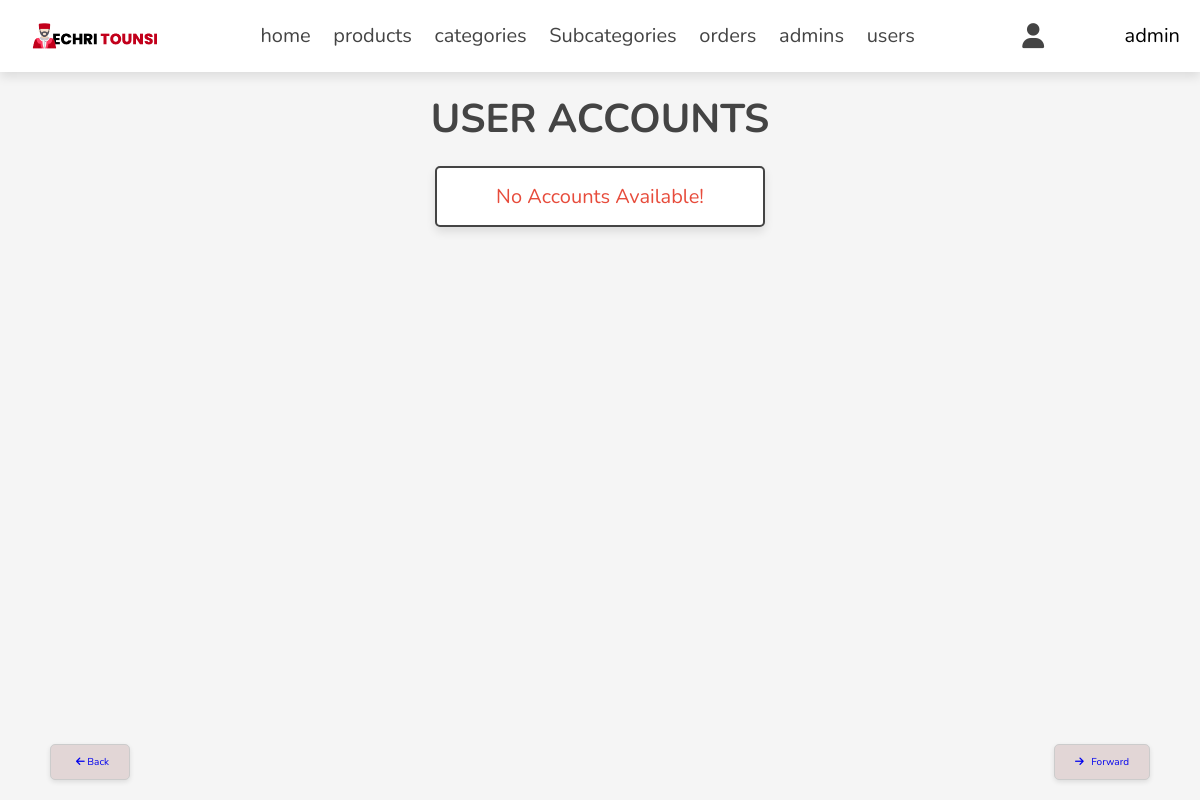
Page /admin/users_accounts.php (signed in) on the earlier database version.
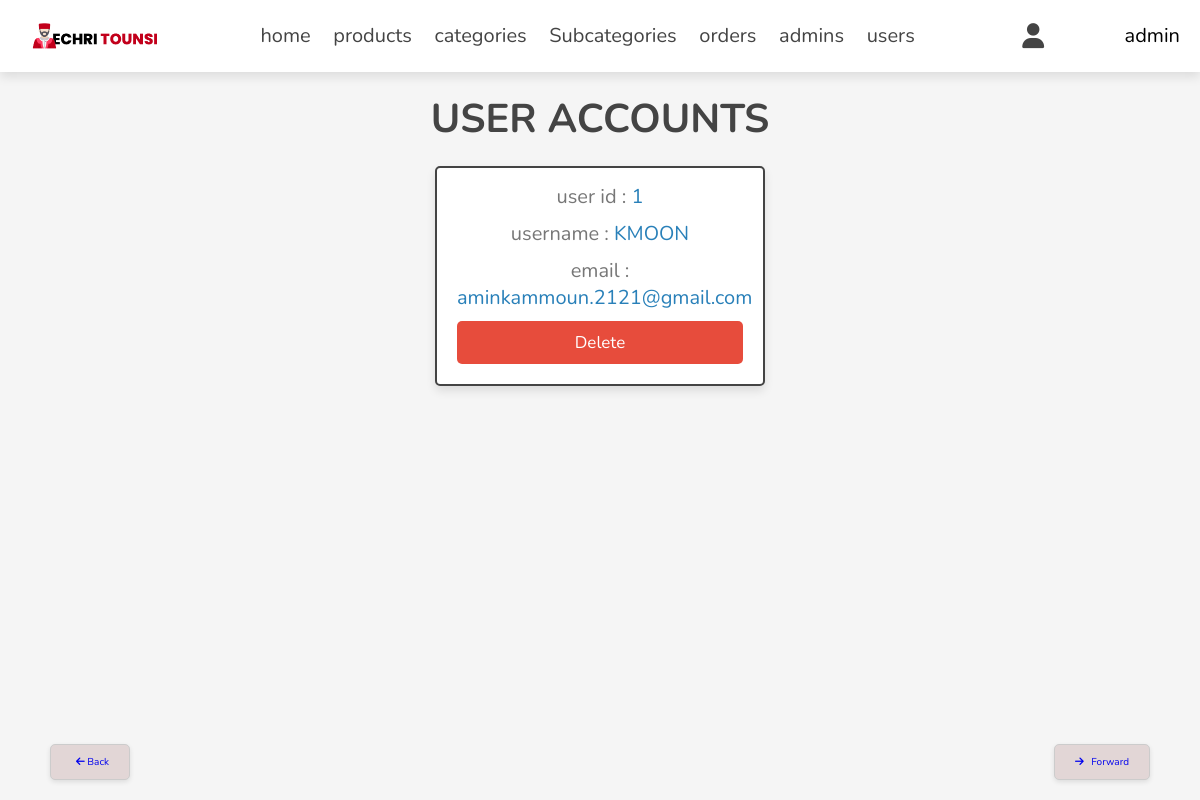
Same page on the later database version.
### tables this page shows
CREATE TABLE `users` (
  `id` int(100) NOT NULL,
  `name` varchar(20) NOT NULL,
  `email` varchar(50) NOT NULL,
  `password` varchar(50) NOT NULL
);

### admin/users_accounts.php (the view, shortened to what this page needs)
<?php
include '../components/connect.php';
?>
<!DOCTYPE html>
<html lang="en">
<head>
   <link rel="stylesheet" href="https://cdnjs.cloudflare.com/ajax/libs/font-awesome/6.1.1/css/all.min.css">
   <link rel="stylesheet" href="../css/admin_style.css">
</head>
<body>
<?php include '../components/admin_header.php'; ?>
<section class="accounts">
   <h1 class="heading">user accounts</h1>
   <div class="box-container">
   <?php
      $select_accounts = $conn->prepare("SELECT * FROM `users`");
      $select_accounts->execute();
      if($select_accounts->rowCount() > 0){
         while($fetch_accounts = $select_accounts->fetch(PDO::FETCH_ASSOC)){
   ?>
   <div class="box">
      <p> user id : <span><?= $fetch_accounts['id']; ?></span> </p>
      <p> username : <span><?= $fetch_accounts['name']; ?></span> </p>
      <p> email : <span><?= $fetch_accounts['email']; ?></span> </p>
      <a href="users_accounts.php?delete=<?= $fetch_accounts['id']; ?>" onclick="return confirm('delete this account? the user related information will also be delete!')" class="delete-btn">delete</a>
   </div>
   <?php
         }
      }else{
         echo '<p class="empty">no accounts available!</p>';
      }
   ?>
   </div>
</section>
</body>
</html>

Differences in the rows shown:
added users: id "1", name "KMOON", email "aminkammoun.2121@gmail.com"
Other differences:
text no longer shown: "No Accounts Available!"
